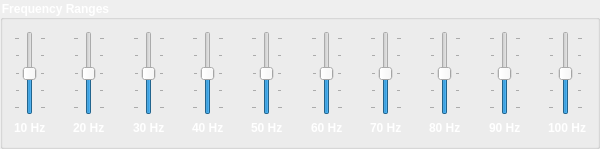
                   <widget class="QGroupBox" name="groupBox_3">
                    <property name="sizePolicy">
                     <sizepolicy hsizetype="Expanding" vsizetype="Preferred">
                      <horstretch>0</horstretch>
                      <verstretch>0</verstretch>
                     </sizepolicy>
                    </property>
                    <property name="maximumSize">
                     <size>
                      <width>600</width>
                      <height>16777215</height>
                     </size>
                    </property>
                    <property name="font">
                     <font>
                      <pointsize>9</pointsize>
                      <weight>75</weight>
                      <bold>true</bold>
                     </font>
                    </property>
                    <property name="styleSheet">
                     <string notr="true">color: rgb(255, 255, 255);</string>
                    </property>
                    <property name="title">
                     <string>Frequency Ranges</string>
                    </property>
                    <layout class="QGridLayout" name="gridLayout_11">
                     <item row="0" column="0">
                      <layout class="QHBoxLayout" name="horizontalLayout_9">
                       <item>
                        <layout class="QVBoxLayout" name="verticalLayout_7">
                         <item>
                          <widget class="QSlider" name="Uniform_Range_Frequency_Range_1_Slider">
                           <property name="sizePolicy">
                            <sizepolicy hsizetype="Maximum" vsizetype="Expanding">
                             <horstretch>0</horstretch>
                             <verstretch>0</verstretch>
                            </sizepolicy>
                           </property>
                           <property name="maximumSize">
                            <size>
                             <width>35</width>
                             <height>16777215</height>
                            </size>
                           </property>
                           <property name="minimum">
                            <number>-2</number>
                           </property>
                           <property name="maximum">
                            <number>2</number>
                           </property>
                           <property name="orientation">
                            <enum>Qt::Vertical</enum>
                           </property>
                           <property name="tickPosition">
                            <enum>QSlider::TicksBothSides</enum>
                           </property>
                          </widget>
                         </item>
                         <item>
                          <widget class="QLabel" name="Uniform_Range_Frequency_Range_1_Label">
                           <property name="maximumSize">
                            <size>
                             <width>35</width>
                             <height>16777215</height>
                            </size>
                           </property>
                           <property name="font">
                            <font>
                             <weight>75</weight>
                             <bold>true</bold>
                            </font>
                           </property>
                           <property name="text">
                            <string>10 Hz</string>
                           </property>
                          </widget>
                         </item>
                        </layout>
                       </item>
                       <item>
                        <spacer name="horizontalSpacer_29">
                         <property name="orientation">
                          <enum>Qt::Horizontal</enum>
                         </property>
                         <property name="sizeHint" stdset="0">
                          <size>
                           <width>40</width>
                           <height>20</height>
                          </size>
                         </property>
                        </spacer>
                       </item>
                       <item>
                        <layout class="QVBoxLayout" name="verticalLayout_8">
                         <item>
                          <widget class="QSlider" name="Uniform_Range_Frequency_Range_2_Slider">
                           <property name="sizePolicy">
                            <sizepolicy hsizetype="Maximum" vsizetype="Expanding">
                             <horstretch>0</horstretch>
                             <verstretch>0</verstretch>
                            </sizepolicy>
                           </property>
                           <property name="maximumSize">
                            <size>
                             <width>35</width>
                             <height>16777215</height>
                            </size>
                           </property>
                           <property name="minimum">
                            <number>-2</number>
                           </property>
                           <property name="maximum">
                            <number>2</number>
                           </property>
                           <property name="orientation">
                            <enum>Qt::Vertical</enum>
                           </property>
                           <property name="tickPosition">
                            <enum>QSlider::TicksBothSides</enum>
                           </property>
                          </widget>
                         </item>
                         <item>
                          <widget class="QLabel" name="Uniform_Range_Frequency_Range_2_Label">
                           <property name="maximumSize">
                            <size>
                             <width>35</width>
                             <height>16777215</height>
                            </size>
                           </property>
                           <property name="font">
                            <font>
                             <weight>75</weight>
                             <bold>true</bold>
                            </font>
                           </property>
                           <property name="text">
                            <string>20 Hz</string>
                           </property>
                          </widget>
                         </item>
                        </layout>
                       </item>
                       <item>
                        <spacer name="horizontalSpacer_28">
                         <property name="orientation">
                          <enum>Qt::Horizontal</enum>
                         </property>
                         <property name="sizeHint" stdset="0">
                          <size>
                           <width>40</width>
                           <height>20</height>
                          </size>
                         </property>
                        </spacer>
                       </item>
                       <item>
                        <layout class="QVBoxLayout" name="verticalLayout_9">
                         <item>
                          <widget class="QSlider" name="Uniform_Range_Frequency_Range_3_Slider">
                           <property name="sizePolicy">
                            <sizepolicy hsizetype="Maximum" vsizetype="Expanding">
                             <horstretch>0</horstretch>
                             <verstretch>0</verstretch>
                            </sizepolicy>
                           </property>
                           <property name="maximumSize">
                            <size>
                             <width>35</width>
                             <height>16777215</height>
                            </size>
                           </property>
                           <property name="minimum">
                            <number>-2</number>
                           </property>
                           <property name="maximum">
                            <number>2</number>
                           </property>
                           <property name="orientation">
                            <enum>Qt::Vertical</enum>
                           </property>
                           <property name="tickPosition">
                            <enum>QSlider::TicksBothSides</enum>
                           </property>
                          </widget>
                         </item>
                         <item>
                          <widget class="QLabel" name="Uniform_Range_Frequency_Range_3_Label">
                           <property name="maximumSize">
                            <size>
                             <width>35</width>
                             <height>16777215</height>
                            </size>
                           </property>
                           <property name="font">
                            <font>
                             <weight>75</weight>
                             <bold>true</bold>
                            </font>
                           </property>
                           <property name="text">
                            <string>30 Hz</string>
                           </property>
                          </widget>
                         </item>
                        </layout>
                       </item>
                       <item>
                        <spacer name="horizontalSpacer_30">
                         <property name="orientation">
                          <enum>Qt::Horizontal</enum>
                         </property>
                         <property name="sizeHint" stdset="0">
                          <size>
                           <width>40</width>
                           <height>20</height>
                          </size>
                         </property>
                        </spacer>
                       </item>
                       <item>
                        <layout class="QVBoxLayout" name="verticalLayout_10">
                         <item>
                          <widget class="QSlider" name="Uniform_Range_Frequency_Range_4_Slider">
                           <property name="sizePolicy">
                            <sizepolicy hsizetype="Maximum" vsizetype="Expanding">
                             <horstretch>0</horstretch>
                             <verstretch>0</verstretch>
                            </sizepolicy>
                           </property>
                           <property name="maximumSize">
                            <size>
                             <width>35</width>
                             <height>16777215</height>
                            </size>
                           </property>
                           <property name="minimum">
                            <number>-2</number>
                           </property>
                           <property name="maximum">
                            <number>2</number>
                           </property>
                           <property name="orientation">
                            <enum>Qt::Vertical</enum>
                           </property>
                           <property name="tickPosition">
                            <enum>QSlider::TicksBothSides</enum>
                           </property>
                          </widget>
                         </item>
                         <item>
                          <widget class="QLabel" name="Uniform_Range_Frequency_Range_4_Label">
                           <property name="maximumSize">
                            <size>
                             <width>35</width>
                             <height>16777215</height>
                            </size>
                           </property>
                           <property name="font">
                            <font>
                             <weight>75</weight>
                             <bold>true</bold>
                            </font>
                           </property>
                           <property name="text">
                            <string>40 Hz</string>
                           </property>
                          </widget>
                         </item>
                        </layout>
                       </item>
                       <item>
                        <spacer name="horizontalSpacer_31">
                         <property name="orientation">
                          <enum>Qt::Horizontal</enum>
                         </property>
                         <property name="sizeHint" stdset="0">
                          <size>
                           <width>40</width>
                           <height>20</height>
                          </size>
                         </property>
                        </spacer>
                       </item>
                       <item>
                        <layout class="QVBoxLayout" name="verticalLayout_11">
                         <item>
                          <widget class="QSlider" name="Uniform_Range_Frequency_Range_5_Slider">
                           <property name="sizePolicy">
                            <sizepolicy hsizetype="Maximum" vsizetype="Expanding">
                             <horstretch>0</horstretch>
                             <verstretch>0</verstretch>
                            </sizepolicy>
                           </property>
                           <property name="maximumSize">
                            <size>
                             <width>35</width>
                             <height>16777215</height>
                            </size>
                           </property>
                           <property name="minimum">
                            <number>-2</number>
                           </property>
                           <property name="maximum">
                            <number>2</number>
                           </property>
                           <property name="orientation">
                            <enum>Qt::Vertical</enum>
                           </property>
                           <property name="tickPosition">
                            <enum>QSlider::TicksBothSides</enum>
                           </property>
                          </widget>
                         </item>
                         <item>
                          <widget class="QLabel" name="Uniform_Range_Frequency_Range_5_Label">
                           <property name="maximumSize">
                            <size>
                             <width>35</width>
                             <height>16777215</height>
                            </size>
                           </property>
                           <property name="font">
                            <font>
                             <weight>75</weight>
                             <bold>true</bold>
                            </font>
                           </property>
                           <property name="text">
                            <string>50 Hz</string>
                           </property>
                          </widget>
                         </item>
                        </layout>
                       </item>
                       <item>
                        <spacer name="horizontalSpacer_32">
                         <property name="orientation">
                          <enum>Qt::Horizontal</enum>
                         </property>
                         <property name="sizeHint" stdset="0">
                          <size>
                           <width>40</width>
                           <height>20</height>
                          </size>
                         </property>
                        </spacer>
                       </item>
                       <item>
                        <layout class="QVBoxLayout" name="verticalLayout_12">
                         <item>
                          <widget class="QSlider" name="Uniform_Range_Frequency_Range_6_Slider">
                           <property name="sizePolicy">
                            <sizepolicy hsizetype="Maximum" vsizetype="Expanding">
                             <horstretch>0</horstretch>
                             <verstretch>0</verstretch>
                            </sizepolicy>
                           </property>
                           <property name="maximumSize">
                            <size>
                             <width>35</width>
                             <height>16777215</height>
                            </size>
                           </property>
                           <property name="minimum">
                            <number>-2</number>
                           </property>
                           <property name="maximum">
                            <number>2</number>
                           </property>
                           <property name="orientation">
                            <enum>Qt::Vertical</enum>
                           </property>
                           <property name="tickPosition">
                            <enum>QSlider::TicksBothSides</enum>
                           </property>
                          </widget>
                         </item>
                         <item>
                          <widget class="QLabel" name="Uniform_Range_Frequency_Range_6_Label">
                           <property name="maximumSize">
                            <size>
                             <width>35</width>
                             <height>16777215</height>
                            </size>
                           </property>
                           <property name="font">
                            <font>
                             <weight>75</weight>
                             <bold>true</bold>
                            </font>
                           </property>
                           <property name="text">
                            <string>60 Hz</string>
                           </property>
                          </widget>
                         </item>
                        </layout>
                       </item>
                       <item>
                        <spacer name="horizontalSpacer_33">
                         <property name="orientation">
                          <enum>Qt::Horizontal</enum>
                         </property>
                         <property name="sizeHint" stdset="0">
                          <size>
                           <width>40</width>
                           <height>20</height>
                          </size>
                         </property>
                        </spacer>
                       </item>
                       <item>
                        <layout class="QVBoxLayout" name="verticalLayout_13">
                         <item>
                          <widget class="QSlider" name="Uniform_Range_Frequency_Range_7_Slider">
                           <property name="sizePolicy">
                            <sizepolicy hsizetype="Maximum" vsizetype="Expanding">
                             <horstretch>0</horstretch>
                             <verstretch>0</verstretch>
                            </sizepolicy>
                           </property>
                           <property name="maximumSize">
                            <size>
                             <width>35</width>
                             <height>16777215</height>
                            </size>
                           </property>
                           <property name="minimum">
                            <number>-2</number>
                           </property>
                           <property name="maximum">
                            <number>2</number>
                           </property>
                           <property name="orientation">
                            <enum>Qt::Vertical</enum>
                           </property>
                           <property name="tickPosition">
                            <enum>QSlider::TicksBothSides</enum>
                           </property>
                          </widget>
                         </item>
                         <item>
                          <widget class="QLabel" name="Uniform_Range_Frequency_Range_7_Label">
                           <property name="maximumSize">
                            <size>
                             <width>35</width>
                             <height>16777215</height>
                            </size>
                           </property>
                           <property name="font">
                            <font>
                             <weight>75</weight>
                             <bold>true</bold>
                            </font>
                           </property>
                           <property name="text">
                            <string>70 Hz</string>
                           </property>
                          </widget>
                         </item>
                        </layout>
                       </item>
                       <item>
                        <spacer name="horizontalSpacer_34">
                         <property name="orientation">
                          <enum>Qt::Horizontal</enum>
                         </property>
                         <property name="sizeHint" stdset="0">
                          <size>
                           <width>40</width>
                           <height>20</height>
                          </size>
                         </property>
                        </spacer>
                       </item>
                       <item>
                        <layout class="QVBoxLayout" name="verticalLayout_14">
                         <item>
                          <widget class="QSlider" name="Uniform_Range_Frequency_Range_8_Slider">
                           <property name="sizePolicy">
                            <sizepolicy hsizetype="Maximum" vsizetype="Expanding">
                             <horstretch>0</horstretch>
                             <verstretch>0</verstretch>
                            </sizepolicy>
                           </property>
                           <property name="maximumSize">
                            <size>
                             <width>35</width>
                             <height>16777215</height>
                            </size>
                           </property>
                           <property name="minimum">
                            <number>-2</number>
                           </property>
                           <property name="maximum">
                            <number>2</number>
                           </property>
                           <property name="orientation">
                            <enum>Qt::Vertical</enum>
                           </property>
                           <property name="tickPosition">
                            <enum>QSlider::TicksBothSides</enum>
                           </property>
                          </widget>
                         </item>
                         <item>
                          <widget class="QLabel" name="Uniform_Range_Frequency_Range_8_Label">
                           <property name="maximumSize">
                            <size>
                             <width>35</width>
                             <height>16777215</height>
                            </size>
                           </property>
                           <property name="font">
                            <font>
                             <weight>75</weight>
                             <bold>true</bold>
                            </font>
                           </property>
                           <property name="text">
                            <string>80 Hz</string>
                           </property>
                          </widget>
                         </item>
                        </layout>
                       </item>
                       <item>
                        <spacer name="horizontalSpacer_35">
                         <property name="orientation">
                          <enum>Qt::Horizontal</enum>
                         </property>
                         <property name="sizeHint" stdset="0">
                          <size>
                           <width>40</width>
                           <height>20</height>
                          </size>
                         </property>
                        </spacer>
                       </item>
                       <item>
                        <layout class="QVBoxLayout" name="verticalLayout_15">
                         <item>
                          <widget class="QSlider" name="Uniform_Range_Frequency_Range_9_Slider">
                           <property name="sizePolicy">
                            <sizepolicy hsizetype="Maximum" vsizetype="Expanding">
                             <horstretch>0</horstretch>
                             <verstretch>0</verstretch>
                            </sizepolicy>
                           </property>
                           <property name="maximumSize">
                            <size>
                             <width>35</width>
                             <height>16777215</height>
                            </size>
                           </property>
                           <property name="minimum">
                            <number>-2</number>
                           </property>
                           <property name="maximum">
                            <number>2</number>
                           </property>
                           <property name="orientation">
                            <enum>Qt::Vertical</enum>
                           </property>
                           <property name="tickPosition">
                            <enum>QSlider::TicksBothSides</enum>
                           </property>
                          </widget>
                         </item>
                         <item>
                          <widget class="QLabel" name="Uniform_Range_Frequency_Range_9_Label">
                           <property name="maximumSize">
                            <size>
                             <width>35</width>
                             <height>16777215</height>
                            </size>
                           </property>
                           <property name="font">
                            <font>
                             <weight>75</weight>
                             <bold>true</bold>
                            </font>
                           </property>
                           <property name="text">
                            <string>90 Hz</string>
                           </property>
                          </widget>
                         </item>
                        </layout>
                       </item>
                       <item>
                        <spacer name="horizontalSpacer_36">
                         <property name="orientation">
                          <enum>Qt::Horizontal</enum>
                         </property>
                         <property name="sizeHint" stdset="0">
                          <size>
                           <width>40</width>
                           <height>20</height>
                          </size>
                         </property>
                        </spacer>
                       </item>
                       <item>
                        <layout class="QVBoxLayout" name="verticalLayout_16">
                         <item>
                          <widget class="QSlider" name="Uniform_Range_Frequency_Range_10_Slider">
                           <property name="sizePolicy">
                            <sizepolicy hsizetype="Maximum" vsizetype="Expanding">
                             <horstretch>0</horstretch>
                             <verstretch>0</verstretch>
                            </sizepolicy>
                           </property>
                           <property name="maximumSize">
                            <size>
                             <width>35</width>
                             <height>16777215</height>
                            </size>
                           </property>
                           <property name="minimum">
                            <number>-2</number>
                           </property>
                           <property name="maximum">
                            <number>2</number>
                           </property>
                           <property name="orientation">
                            <enum>Qt::Vertical</enum>
                           </property>
                           <property name="tickPosition">
                            <enum>QSlider::TicksBothSides</enum>
                           </property>
                          </widget>
                         </item>
                         <item>
                          <widget class="QLabel" name="Uniform_Range_Frequency_Range_10_Label">
                           <property name="maximumSize">
                            <size>
                             <width>40</width>
                             <height>16777215</height>
                            </size>
                           </property>
                           <property name="font">
                            <font>
                             <weight>75</weight>
                             <bold>true</bold>
                            </font>
                           </property>
                           <property name="text">
                            <string>100 Hz</string>
                           </property>
                          </widget>
                         </item>
                        </layout>
                       </item>
                      </layout>
                     </item>
                    </layout>
                   </widget>
